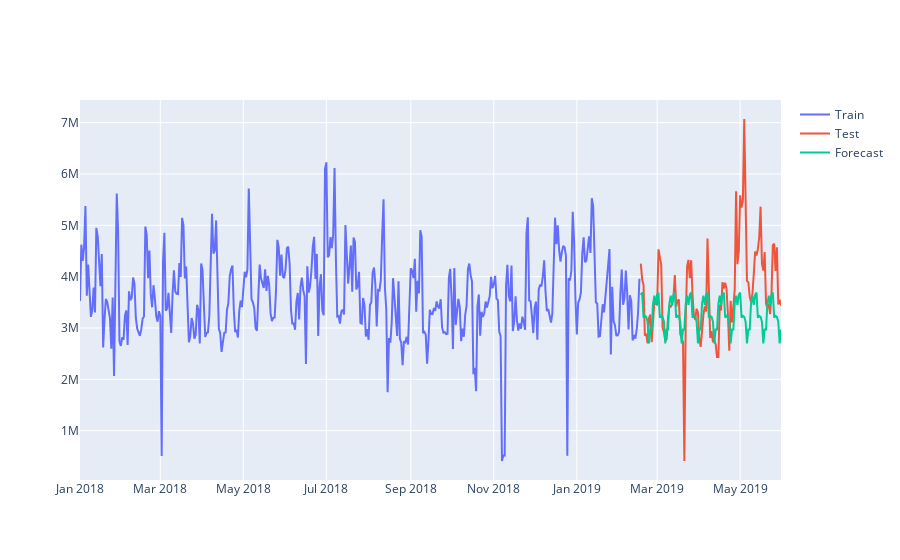

Here is the notebook cell this chart was saved with:
### Code cell
ses = ExponentialSmoothing(train_train['Total_Sales'], seasonal = params['seasonal'], seasonal_periods=12,  freq='D').fit()
plot_forecast(ses, train_train, train_test)
print("MAPE: ",mean_absolute_percentage_error(train_test['Total_Sales'], ses.forecast(len(train_test))))
